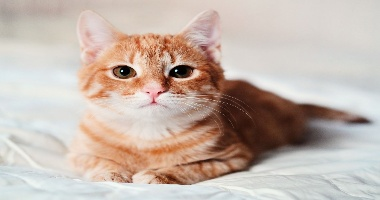
#> input picture cv2-1 imread(),imshow(),flip(),waitKey()/Cat image.jpg, 380 x 200 px, given in place of the camera
$ python 'Contour detection using webcam.py'
#> lines starting #> are read from the running program, lines starting #| are printed output that depends on the picture; after the words box and inside, x2 and y2 are one past the last pixel; in counts of white or black regions, pixels touching at a corner belong together
import cv2  # Import OpenCV library
import numpy as np  # Import NumPy library for numerical operations

# Open webcam
cap = cv2.VideoCapture(0)

# Function to do nothing
def nothing(x):
     pass

# Create a window named 'Color Adjustments'
cv2.namedWindow('Color Adjustments', cv2.WINDOW_NORMAL)
# Resize the window
cv2.resizeWindow('Color Adjustments',300,300)

# Create trackbars for adjusting threshold values
cv2.createTrackbar('Thresh','Color Adjustments',0,255,nothing)
#> slider 'Thresh' is set to 85

# Create trackbars for adjusting lower and upper HSV values
cv2.createTrackbar('lh','Color Adjustments',0,255,nothing)
#> slider 'lh' is set to 51
cv2.createTrackbar('ls','Color Adjustments',0,255,nothing)
#> slider 'ls' is set to 51
cv2.createTrackbar('lv','Color Adjustments',0,255,nothing)
#> slider 'lv' is set to 51

cv2.createTrackbar('hh','Color Adjustments',255,255,nothing)
cv2.createTrackbar('hs','Color Adjustments',255,255,nothing)
cv2.createTrackbar('hv','Color Adjustments',255,255,nothing)

# Main loop for processing video frames
while cap.isOpened():
     # Read frame from the webcam
     b, frame = cap.read()
#> frame is the input picture: shape (200, 380, 3); mean B, G, R 172.8, 182.2, 197.3

     # Resize the frame
     frame = cv2.resize(frame, (300,300))
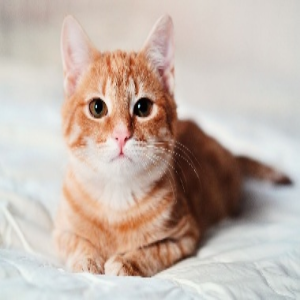
#> frame: shape (300, 300, 3); mean B, G, R 172.7, 182.1, 197.3

     # Get current trackbar positions
     lh = cv2.getTrackbarPos('lh','Color Adjustments')
     ls = cv2.getTrackbarPos('ls','Color Adjustments')
     lv = cv2.getTrackbarPos('lv','Color Adjustments')

     hh = cv2.getTrackbarPos('hh','Color Adjustments')
     hs = cv2.getTrackbarPos('hs','Color Adjustments')
     hv = cv2.getTrackbarPos('hv','Color Adjustments')

     # Get threshold value
     thres = cv2.getTrackbarPos('Thresh' , 'Color Adjustments')

     # Define lower and upper HSV values
     lower = np.array([lh, ls, lv])
     upper = np.array([hh, hs, hv])

     # Convert frame to HSV color space
     hsv = cv2.cvtColor(frame , cv2.COLOR_BGR2HSV)
#> hsv: shape (300, 300, 3); mean H, S, V 35.2, 45.3, 199.2

     # Create a mask using inRange function
     mask = cv2.inRange(hsv , lower,upper)
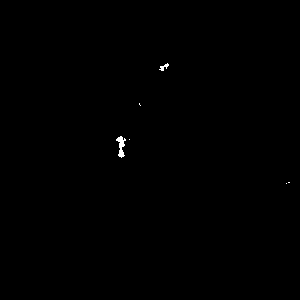
#> mask: shape (300, 300); 0.17% white; 6 white regions (4 under 20 px), largest, box (x1, y1, x2, y2) and area: (116, 136, 126, 158) 109, (159, 63, 169, 71) 35

     # Apply threshold to the mask
     b , t = cv2.threshold(mask,thres,255,cv2.THRESH_BINARY_INV)
#> t: shape (300, 300); 99.8% white; 6 black regions (4 under 20 px)
#> b = 85

     # Find contours in the thresholded image
     cnt , h = cv2.findContours(t,cv2.RETR_TREE,cv2.CHAIN_APPROX_SIMPLE)
#> cnt = 8 contours, 5 with area under 20; largest, box (x1, y1, x2, y2) and area: (0, 0, 300, 300) 89401, (115, 135, 127, 159) 137, (158, 62, 170, 72) 50; h = [[-1, -1, 1, -1], [2, -1, -1, 0], [3, 1, -1, 0], [4, 2, -1, 0], [5, 3, -1, 0], [6, 4, -1, 0], [7, 5, -1, 0], [-1, 6, -1, 0]]

     # Draw contours and convex hulls on the frame
     for i in cnt:
         epslion =.0001*cv2.arcLength(i,True)
         data = cv2.approxPolyDP(i ,epslion,True )
         hull = cv2.convexHull(data)

         cv2.drawContours(frame , [i],-1,(0,0,255),1)
         cv2.drawContours(frame , [hull],-1,(0,0,255),1)

         # Display thresholded image
         cv2.imshow('thresh',t)

         # Display frame with contours
         cv2.imshow('frame',frame)
#> this loop made 8 passes
#> epslion on passes 3, 5, 7, 8: 0.000766, 0.00696, 0.000766, 0.00372
#> (epslion, hull) on passes 2, 4, 6: (0.000566, [[285, 183], [286, 182], [287, 183], [286, 184]]), (0.000566, [[128, 139], [129, 138], [130, 139], [129, 140]]), (0.000566, [[139, 105], [140, 104], [141, 105], [140, 106]])
#> pass 1, `cv2.imshow('frame',frame)`:
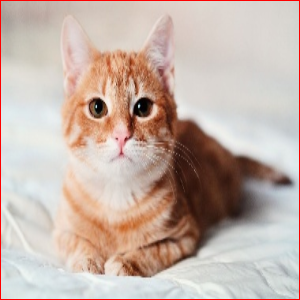
#> window 'frame': shape (300, 300, 3); mean B, G, R 169.9, 179.3, 197.8
#> after the loop:
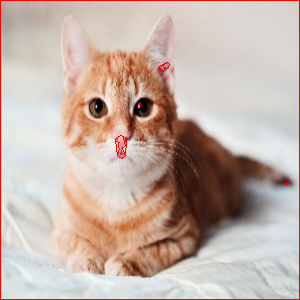
#> frame: shape (300, 300, 3); 1.49% of pixels changed, all inside (x1, y1, x2, y2) = (0, 0, 300, 300)

     # Check for 'q' key press to exit the loop
     if cv2.waitKey(25) & 0xff == ord('q'):
         # Save thresholded image
#> (key q is pressed here)
         cv2.imwrite('E:\Mahmudul\Image Processing\Practice/32 - Contour detection using webcam.py/thresh.png',t)
         # Save frame with contours
         cv2.imwrite('E:\Mahmudul\Image Processing\Practice/32 - Contour detection using webcam.py/frame.png',frame)
         break

# Release the webcam and destroy all OpenCV windows
cap.release()
cv2.destroyAllWindows()

$ run again, on cv2-1 imread(),imshow(),flip(),waitKey()/horizontally and vertically.png
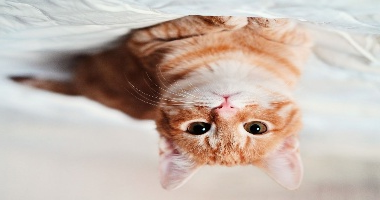
#> input picture cv2-1 imread(),imshow(),flip(),waitKey()/horizontally and vertically.png, 380 x 200 px, given in place of the camera
#> frame is the input picture: shape (200, 380, 3); mean B, G, R 172.8, 182.2, 197.3
#> hsv: shape (300, 300, 3); mean H, S, V 35.2, 45.3, 199.2
#> mask: shape (300, 300); 0.17% white; 6 white regions (4 under 20 px), largest, box (x1, y1, x2, y2) and area: (174, 142, 184, 164) 109, (131, 229, 141, 237) 35
#> t: shape (300, 300); 99.8% white; 6 black regions (4 under 20 px)
#> b = 85
#> cnt = 8 contours, 5 with area under 20; largest, box (x1, y1, x2, y2) and area: (0, 0, 300, 300) 89401, (173, 141, 185, 165) 137, (130, 228, 142, 238) 50; h = [[-1, -1, 1, -1], [2, -1, -1, 0], [3, 1, -1, 0], [4, 2, -1, 0], [5, 3, -1, 0], [6, 4, -1, 0], [7, 5, -1, 0], [-1, 6, -1, 0]]
#> the loop `for i in cnt:` made 8 passes
#> epslion on passes 2, 3, 6, 7: 0.00372, 0.000766, 0.00696, 0.000766
#> pass 1, `cv2.imshow('frame',frame)`:
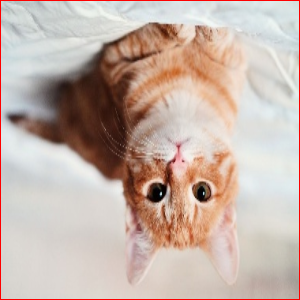
#> window 'frame': shape (300, 300, 3); mean B, G, R 169.9, 179.3, 197.8
#> after the loop `for i in cnt:`:
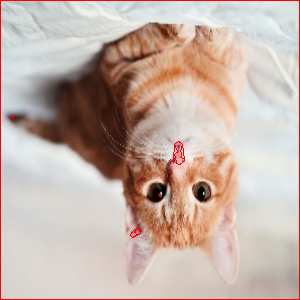
#> frame: shape (300, 300, 3); mean B, G, R 169.7, 179.1, 198

$ run again, on cv2-1 imread(),imshow(),flip(),waitKey()/horizontally.png
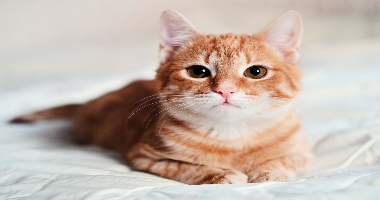
#> input picture cv2-1 imread(),imshow(),flip(),waitKey()/horizontally.png, 380 x 200 px, given in place of the camera
#> frame is the input picture: shape (200, 380, 3); mean B, G, R 172.8, 182.2, 197.3
#> hsv: shape (300, 300, 3); mean H, S, V 35.2, 45.3, 199.2
#> mask: shape (300, 300); 0.17% white; 6 white regions (4 under 20 px), largest, box (x1, y1, x2, y2) and area: (174, 136, 184, 158) 109, (131, 63, 141, 71) 35
#> t: shape (300, 300); 99.8% white; 6 black regions (4 under 20 px)
#> b = 85
#> cnt = 8 contours, 5 with area under 20; largest, box (x1, y1, x2, y2) and area: (0, 0, 300, 300) 89401, (173, 135, 185, 159) 137, (130, 62, 142, 72) 50; h = [[-1, -1, 1, -1], [2, -1, -1, 0], [3, 1, -1, 0], [4, 2, -1, 0], [5, 3, -1, 0], [6, 4, -1, 0], [7, 5, -1, 0], [-1, 6, -1, 0]]
#> the loop `for i in cnt:` made 8 passes
#> epslion on passes 3, 5, 7, 8: 0.000766, 0.00696, 0.000766, 0.00372
#> pass 1, `cv2.imshow('frame',frame)`:
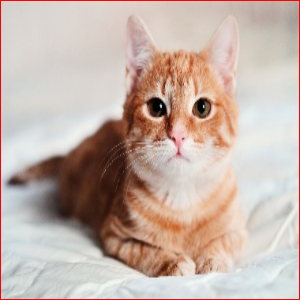
#> window 'frame': shape (300, 300, 3); mean B, G, R 169.9, 179.3, 197.8
#> after the loop `for i in cnt:`:
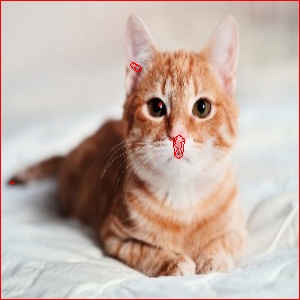
#> frame: shape (300, 300, 3); mean B, G, R 169.7, 179.1, 198
